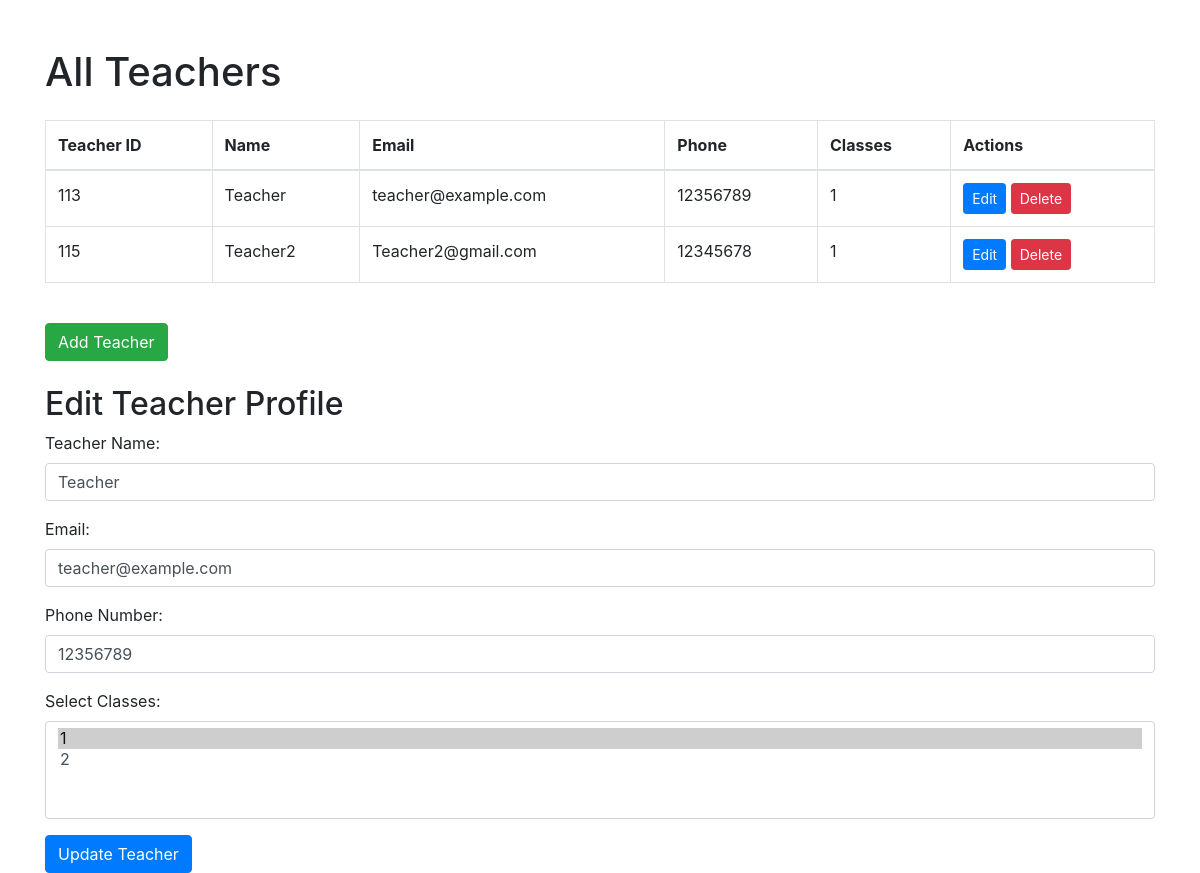
Screenshot of /admin/teacher.php?edit_id=113 with the database file from the repository.
### tables this page shows
CREATE TABLE `accounts` (
  `id` int(11) NOT NULL,
  `type` varchar(50) NOT NULL,
  `email` varchar(50) NOT NULL,
  `password` text NOT NULL,
  `name` text NOT NULL,
  `class_id` int(11) DEFAULT NULL,
  `phone` varchar(15) NOT NULL
);

CREATE TABLE `classes` (
  `id` int(11) NOT NULL,
  `title` text NOT NULL,
  `section` varchar(50) NOT NULL,
  `added_date` date NOT NULL
);

### admin/teacher.php (the view, shortened to what this page needs)
<?php
include('../includes/config.php');
$teachers_sql = "SELECT * FROM accounts WHERE type = 'teacher'";
$teachers_query = mysqli_query($db_conn, $teachers_sql);
$classes_sql = "SELECT * FROM classes";
?>
<!DOCTYPE html>
<html lang="en">
<head>
    <link href="https://stackpath.bootstrapcdn.com/bootstrap/4.5.2/css/bootstrap.min.css" rel="stylesheet">
</head>
<body>
    <div class="container mt-5">
        <h1 class="mb-4">All Teachers</h1>
        <table class="table table-bordered">
            <thead>
                <tr>
                    <th>Teacher ID</th>
                    <th>Name</th>
                    <th>Email</th>
                    <th>Phone</th>
                    <th>Classes</th>
                    <th>Actions</th>
                </tr>
            </thead>
            <tbody>
                <?php while ($teacher = mysqli_fetch_assoc($teachers_query)): ?>
                    <tr>
                        <td><?php echo htmlspecialchars($teacher['id']); ?></td>
                        <td><?php echo htmlspecialchars($teacher['name']); ?></td>
                        <td><?php echo htmlspecialchars($teacher['email']); ?></td>
                        <td><?php echo htmlspecialchars($teacher['phone']); ?></td>
                        <td>
                            <?php
                            $teacher_classes_sql = "SELECT c.title FROM teacher_classes tc JOIN classes c ON tc.class_id = c.id WHERE tc.teacher_id = " . $teacher['id'];
                            $teacher_classes_query = mysqli_query($db_conn, $teacher_classes_sql);
                            while ($class = mysqli_fetch_assoc($teacher_classes_query)) {
                                echo htmlspecialchars($class['title']) . "<br>";
                            }
                            ?>
                        </td>
                        <td>
                            <a href="?edit_id=<?php echo $teacher['id']; ?>" class="btn btn-primary btn-sm">Edit</a>
                            <a href="?delete_id=<?php echo $teacher['id']; ?>" class="btn btn-danger btn-sm" onclick="return confirm('Are you sure you want to delete this teacher?');">Delete</a>
                        </td>
                    </tr>
                <?php endwhile; ?>
            </tbody>
        </table>
        <button class="btn btn-success mt-4" data-toggle="modal" data-target="#addTeacherModal">Add Teacher</button>
        <?php if (isset($_GET['edit_id'])): ?>
            <?php
            $edit_id = $_GET['edit_id'];
            $teacher_sql = "SELECT * FROM accounts WHERE id = '$edit_id' AND type = 'teacher'";
            $teacher_result = mysqli_query($db_conn, $teacher_sql);
            $teacher_data = mysqli_fetch_assoc($teacher_result);
            $teacher_classes_sql = "SELECT class_id FROM teacher_classes WHERE teacher_id = '$edit_id'";
            $teacher_classes_result = mysqli_query($db_conn, $teacher_classes_sql);
            $selected_classes = array_column(mysqli_fetch_all($teacher_classes_result, MYSQLI_ASSOC), 'class_id');
            ?>
            <div class="mt-4">
                <h2>Edit Teacher Profile</h2>
                <form action="" method="POST">
                    <div class="form-group">
                        <label for="name">Teacher Name:</label>
                        <input type="text" name="name" id="name" class="form-control" value="<?php echo htmlspecialchars($teacher_data['name']); ?>" required>
                    </div>
                    <div class="form-group">
                        <label for="email">Email:</label>
                        <input type="email" name="email" id="email" class="form-control" value="<?php echo htmlspecialchars($teacher_data['email']); ?>" required>
                    </div>
                    <div class="form-group">
                        <label for="phone">Phone Number:</label>
                        <input type="text" name="phone" id="phone" class="form-control" value="<?php echo htmlspecialchars($teacher_data['phone']); ?>" required>
                    </div>
                    <div class="form-group">
                        <label for="class_ids">Select Classes:</label>
                        <select name="class_ids[]" id="class_ids" class="form-control" multiple required>
                            <?php
                            $classes_query = mysqli_query($db_conn, $classes_sql);
                            while ($class = mysqli_fetch_assoc($classes_query)):
                                $selected = in_array($class['id'], $selected_classes) ? 'selected' : '';
                            ?>
                                <option value="<?php echo $class['id']; ?>" <?php echo $selected; ?>>
                                    <?php echo htmlspecialchars($class['title']); ?>
                                </option>
                            <?php endwhile; ?>
                        </select>
                    </div>
                    <button type="submit" class="btn btn-primary">Update Teacher</button>
                </form>
            </div>
        <?php endif; ?>
    </div>
</body>
</html>

### rows the page displays
accounts: id "113", name "Teacher", email "teacher@example.com", phone "12356789"
classes: title "1"
accounts: id "115", name "Teacher2", email "Teacher2@gmail.com", phone "12345678"

### other values shown
form field value "1 ☑ / 2"
